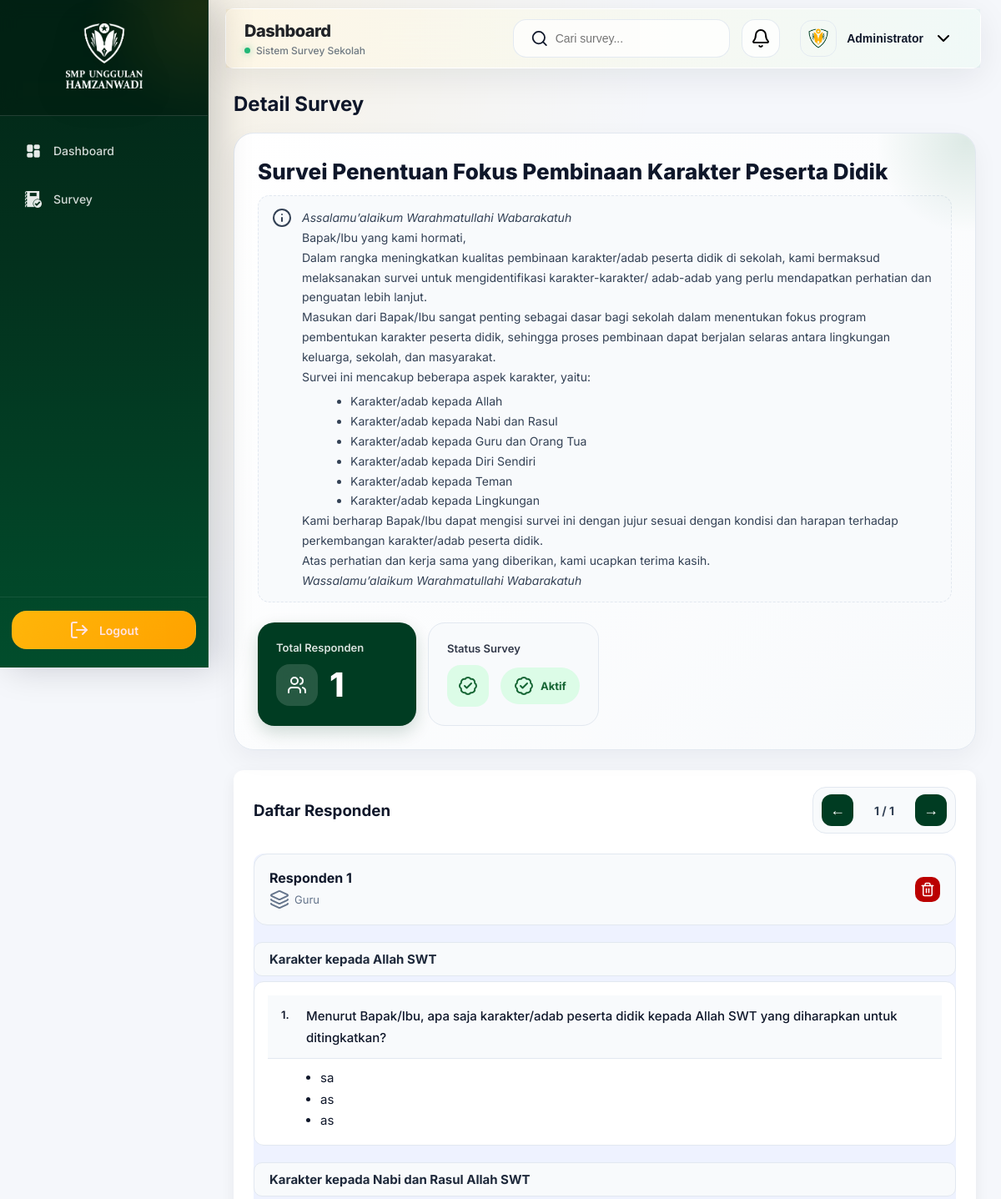
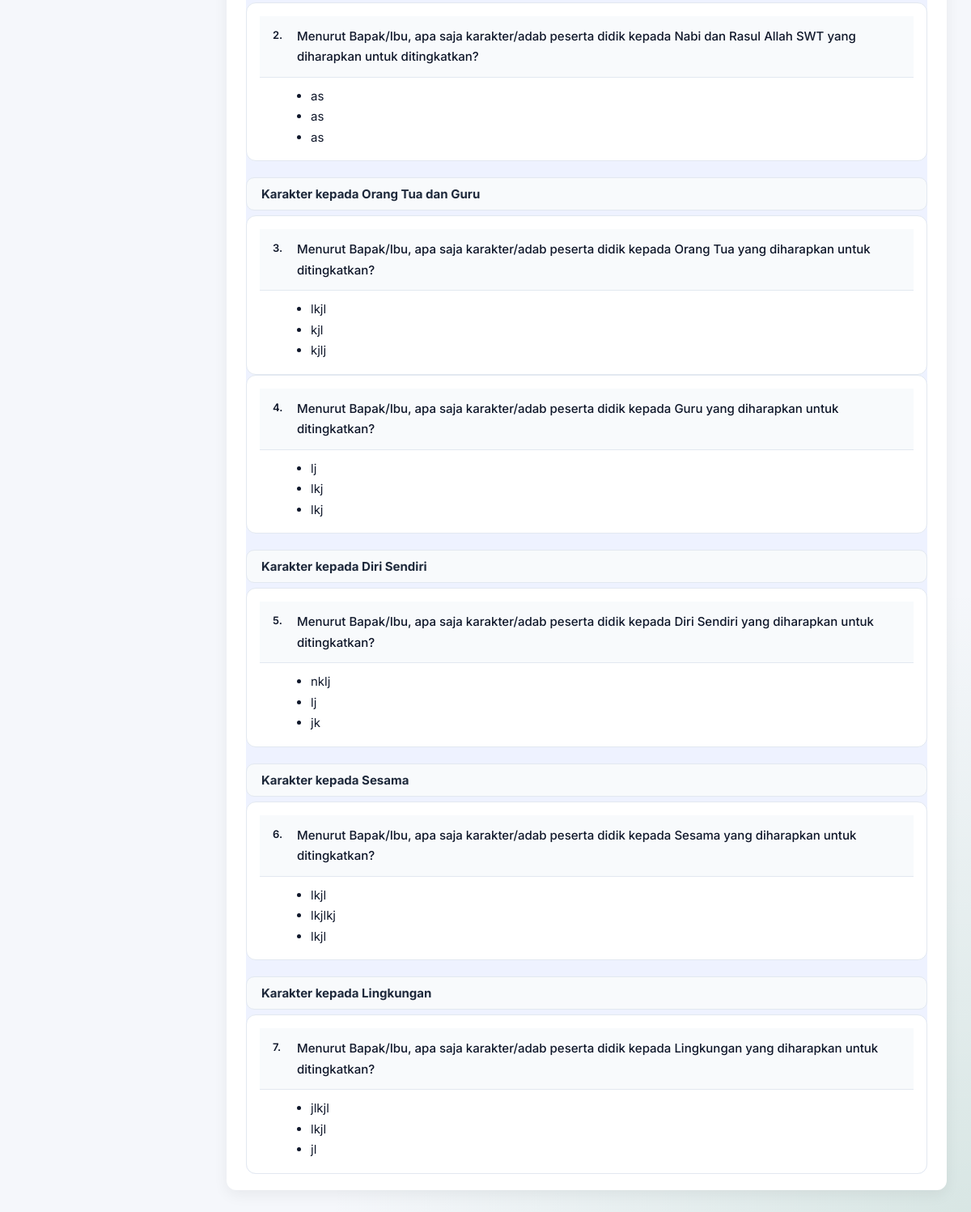
Page /admin/survey/1/detail (signed in) on the earlier database version (2 pictures, top to bottom).
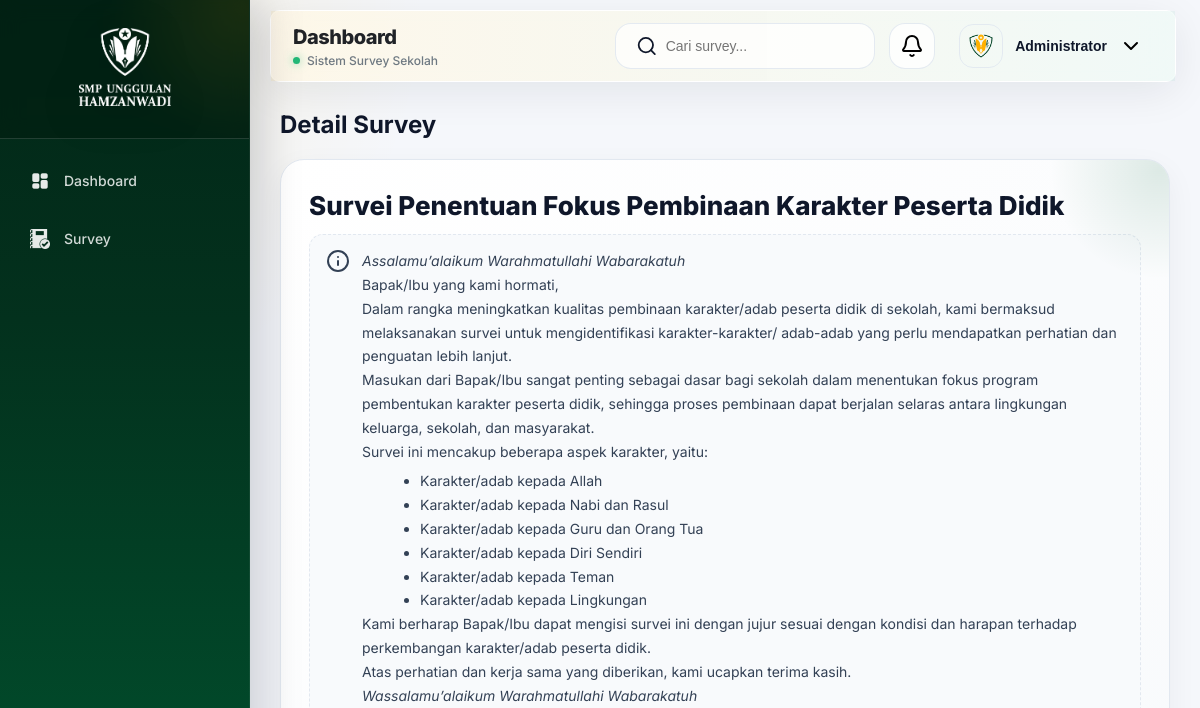
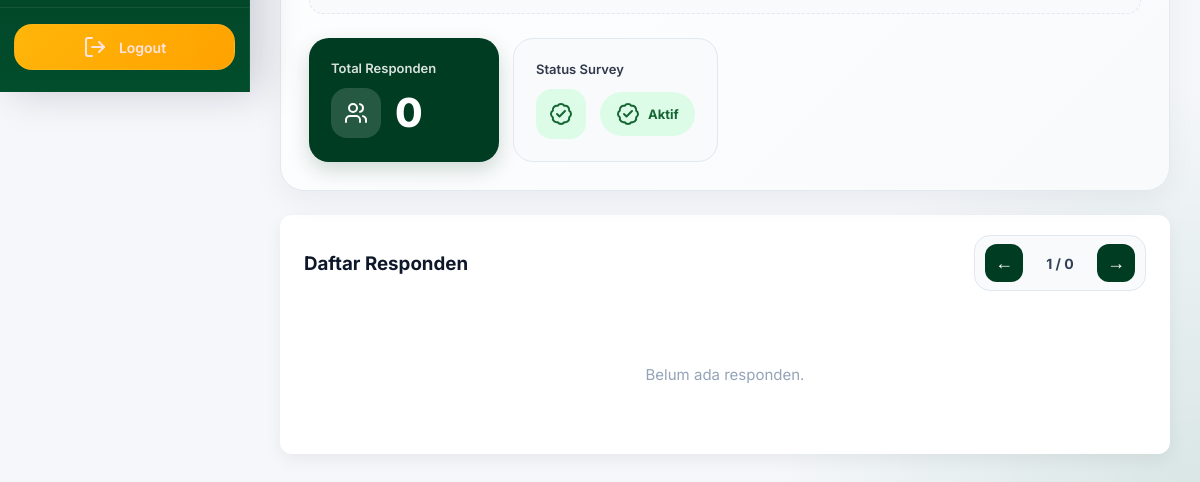
Same page on the later database version (2 pictures, top to bottom).
### app.py (models this page shows, shortened)
class Admin(db.Model):
    id = db.Column(db.Integer, primary_key=True)
    username = db.Column(db.String(100))
    password = db.Column(db.String(255))
    photo = db.Column(
        db.String(255),
        default="/static/img/profile.png"
    )
    display_name = db.Column(
        db.String(100),
        default="Administrator"
    )

class Survey(db.Model):
    id = db.Column(db.Integer, primary_key=True)
    title = db.Column(db.String(200), nullable=False)
    description = db.Column(db.Text)
    start_date = db.Column(db.String(20))
    end_date = db.Column(db.String(20))
    is_active = db.Column(db.Boolean, default=True)
    email_enabled = db.Column(db.Boolean, default=True)
    email_required = db.Column(db.Boolean, default=False)
    created_at = db.Column(db.String(30))
    questions = db.Column(db.Text)
    unsur_responden = db.Column(db.Text)
    responses = db.relationship(
        'SurveyResponse',
        backref='survey',
        lazy=True
    )
    @property
    def status(self):
        if not self.start_date or not self.end_date:
            return "tidak_valid"
        now = datetime.now().date()
        start = datetime.strptime(
            self.start_date, "%Y-%m-%d"
        ).date()
        end = datetime.strptime(
            self.end_date, "%Y-%m-%d"
        ).date()
        if now < start:
            return "belum_mulai"
        elif start <= now <= end:
            return "aktif"
        else:
            return "tutup"

class SurveyResponse(db.Model):
    id = db.Column(
        db.Integer,
        primary_key=True
    )
    survey_id = db.Column(
        db.Integer,
        db.ForeignKey('survey.id'),
        nullable=False
    )
    unsur_responden = db.Column(
        db.String(100)
    )
    email = db.Column(db.String(150))
    answers = db.Column(
        db.Text
    )
    created_at = db.Column(
        db.String(30)
    )
    @property
    def answers_json(self):
        return json.loads(self.answers or "{}")

### app.py (the view)
@app.route("/admin/survey/<int:survey_id>/detail")
def detail_survey(survey_id):
    if not session.get("admin"):
        return redirect(url_for("admin_login"))
    response_id = request.args.get("response_id", type=int)
    survey = Survey.query.get_or_404(survey_id)
    responses = SurveyResponse.query.filter_by(
        survey_id=survey_id
    ).order_by(
        SurveyResponse.id.asc()
    ).all()
    parsed_questions = json.loads(
        survey.questions or "[]"
    )
    selected_response = None
    if response_id:
        selected_response = SurveyResponse.query.get(response_id)
    return render_template(
        "admin/detail_survey.html",
        survey=survey,
        responses=responses,
        parsed_questions=parsed_questions,
        selected_response=selected_response
    )

### app.py (called while the page is built)
@app.context_processor
def inject_admin():
    admin = None
    if session.get("admin_id"):
        admin = Admin.query.get(
            session.get("admin_id")
        )
    return dict(admin=admin)

### templates/admin/detail_survey.html (shortened to what this page needs)
{% extends "admin/base_admin.html" %}
{% block content %}
<h2 class="title-header">
    Detail Survey
</h2>
<div class="card survey-hero-card">
    <h3 class="survey-title-detail">
        {{ survey.title }}
    </h3>
    {% if survey.description %}
    <div class="survey-description">
        <i data-lucide="info"></i>
        <div class="survey-description-text">
            {{ survey.description | safe }}
        </div>
    </div>
    {% endif %}
    <div class="survey-stats">
        <div class="survey-stat-box">
            <div class="survey-stat-label">
                Total Responden
            </div>
            <div class="survey-stat-inline">
                <div class="survey-stat-icon">
                    <i data-lucide="users"></i>
                </div>
                <div class="survey-stat-value">
                    {{ responses|length }}
                </div>
            </div>
        </div>
        <div class="survey-stat-box soft">
            <div class="survey-stat-label">
                Status Survey
            </div>
            <div class="survey-stat-inline">
                <div class="survey-stat-icon soft">
                    <i data-lucide="badge-check"></i>
                </div>
                <div class="
                    survey-stat-badge
                ">
                    {% if not survey.is_active %}
                        <i data-lucide="x-circle"></i>
                        Nonaktif
                    {% elif survey.status == 'belum_mulai' %}
                        <i data-lucide="clock-3"></i>
                        Belum Dimulai
                    {% elif survey.status == 'aktif' %}
                        <i data-lucide="badge-check"></i>
                        Aktif
                    {% elif survey.status == 'tutup' %}
                        <i data-lucide="lock"></i>
                        Ditutup
                    {% else %}
                        <i data-lucide="alert-circle"></i>
                        Tidak Valid
                    {% endif %}
                </div>
            </div>
        </div>
    </div>
</div>
<div class="card">
    <div class="detail-topbar">
        <h3>
            Daftar Responden
        </h3>
        <div class="response-nav">
            <button
                type="button"
                class="nav-response-btn"
                onclick="prevResponse()"
            >
                ←
            </button>
            <div class="response-counter">
                <span id="currentIndex">1</span>
                /
                {{ responses|length }}
            </div>
            <button
                type="button"
                class="nav-response-btn"
                onclick="nextResponse()"
            >
                →
            </button>
        </div>
    </div>
    {% if responses %}
        {% for r in responses %}
        <div
            class="response-preview {% if not loop.first %}hidden{% endif %}"
            data-response="{{ loop.index0 }}"
            data-response-id="{{ r.id }}"
            id="response-{{ r.id }}"
        >
            <div class="response-user-card">
                <div>
                    <div class="response-user-title">
                        Responden {{ loop.index }}
                    </div>
                    {% if r.unsur_responden %}
                    <div class="response-user-meta">
                        <i data-lucide="layers"></i>
                        {{ r.unsur_responden }}
                    </div>
                    {% endif %}
                </div>
                <form
                    action="{{ url_for('hapus_respon', response_id=r.id) }}"
                    method="post"
                    onsubmit="return confirm('Hapus respon ini?')"
                >
                    <button type="submit" class="icon-btn delete">
                        <i data-lucide="trash-2"></i>
                    </button>
                </form>
            </div>
            <div class="response-answer-list">
                {% set nomor = namespace(value=1) %}
                {% for session in parsed_questions %}
                    {% if session.title %}
                        <div class="session-title">
                            {{ session.title }}
                        </div>
                    {% endif %}
                    {% for q in session.questions %}
                        {% set answer_key = 'q' ~ nomor.value %}
                        <div class="answer-item">
                            <div class="answer-label">
                                <span class="question-number">
                                    {{ nomor.value }}.
                                </span>
                                <span class="question-text">
                                    {{ q.text }}
                                </span>
                            </div>
                            <div class="answer-value">
                                {% if q.type == 'isian' and q.count > 1 %}
                                    <ul style="margin:0;padding-left:18px;">
                                        {% for i in range(q.count) %}
                                            {% set multi_key = answer_key ~ '_' ~ i %}
                                            <li>
                                                {{ r.answers_json.get(multi_key) or '-' }}
                                            </li>
                                        {% endfor %}
                                    </ul>
                                {% endif %}
                            </div>
                        </div>
                        {% set nomor.value = nomor.value + 1 %}
                    {% endfor %}
                {% endfor %}
            </div>
        </div>
        {% endfor %}
    {% else %}
        <div class="empty-response">
            Belum ada responden.
        </div>
    {% endif %}
</div>
{% endblock %}

### templates/admin/base_admin.html (shortened to what this page needs)
<!DOCTYPE html>
<html lang="id">
<head>
    <link rel="stylesheet" href="{{ url_for('static', filename='css/style.css') }}">
    <link rel="stylesheet" href="{{ url_for('static', filename='css/admin_survey.css') }}">
    <link rel="stylesheet" href="{{ url_for('static', filename='css/table.css') }}">
    <link rel="stylesheet" href="{{ url_for('static', filename='css/dashboard.css') }}">
    <link rel="stylesheet" href="{{ url_for('static', filename='css/detail_survey.css') }}">
    <link href="https://cdn.quilljs.com/1.3.7/quill.snow.css" rel="stylesheet">
    <link rel="stylesheet" href="https://cdn.jsdelivr.net/npm/cropperjs@1.6.2/dist/cropper.min.css">
</head>
<body>
<div class="sidebar">
    <div class="sidebar-header">
        <img src="{{ url_for('static', filename='img/logo.png') }}" alt="Logo Sekolah">
    </div>
    <div class="sidebar-menu">
        <a href="/dashboard"
           class="menu-item {% if active_page == 'dashboard' %}active{% endif %}">
            <img src="{{ url_for('static', filename='img/dashboard.png') }}" class="menu-icon">
            <span>Dashboard</span>
        </a>
        <a href="/survey"
            class="menu-item {% if active_page == 'survey' %}active{% endif %}">
            <img src="{{ url_for('static', filename='img/survey.png') }}" class="menu-icon">
            <span>Survey</span>
        </a>
    </div>
    <div class="sidebar-footer">
        <a href="/logout" class="logout-btn-modern">
            <i data-lucide="log-out"></i>
            <span>Logout</span>
        </a>
    </div>
</div>
<div class="admin-header">
    <div class="header-left">
        <div class="header-title-wrap">
            <div class="admin-main-title">
                Dashboard
            </div>
            <div class="admin-sub-title">
                <span class="dot"></span>
                Sistem Survey Sekolah
            </div>
        </div>
    </div>
    <div class="header-right">
        <div class="header-search" id="headerSearch">
            <i data-lucide="search"></i>
            <input
                type="text"
                id="searchSurveyInput"
                placeholder="Cari survey...">
        </div>
        <div class="notification-wrapper">
            <button class="header-action-btn" id="notifBtn">
                <i data-lucide="bell"></i>
            </button>
        </div>
        <div class="admin-profile-wrapper">
            <button class="admin-profile-btn" id="profileBtn">
                <img
                    src="{{ admin.photo if admin and admin.photo else url_for('static', filename='img/profile.png') }}"
                    alt="Profile">
                <div class="admin-profile-info">
                    <span class="profile-name">
                        {{ admin.display_name if admin and admin.display_name else "Administrator" }}
                    </span>
                </div>
                <i data-lucide="chevron-down"></i>
            </button>
        </div>
    </div>
</div>
<div class="content">
    {% block content %}{% endblock %}
</div>
</body>
</html>

### static/css/admin_survey.css (style rules this page uses)
.card { width: 100%; max-width: 100%; background: #ffffff; border-radius: 12px; padding: 20px 24px; box-shadow: 0 6px 18px rgba(0,0,0,0.06); margin-bottom: 24px; box-sizing: border-box; }

### static/css/detail_survey.css (style rules this page uses)
.survey-title-detail { font-size:20px !important; font-weight:700 !important; color:#0f172a; margin-bottom:8px; margin-top: 1px; }
.survey-hero-card { position:relative; overflow:hidden; background: linear-gradient( 135deg, #ffffff 0%, #f8fafc 100% ); border:1px solid #e2e8f0; border-radius:24px; padding:28px; box-shadow: 0 10px 30px rgba(15,23,42,.05); }
.survey-hero-card::before { content:''; position:absolute; width:220px; height:220px; background: radial-gradient( rgba(0,99,54,.12), transparent 70% ); top:-100px; right:-100px; border-radius:999px; }
.survey-title-detail { font-size:26px !important; line-height:1.4; font-weight:800 !important; color:#0f172a; margin:0; position:relative; z-index:2; }
.survey-stats { display:flex; gap:14px; margin-top:24px; flex-wrap:wrap; position:relative; z-index:2; }
.survey-stat-box { min-width:180px; padding:18px 20px; border-radius:18px; background:#003c22; color:white; box-shadow: 0 8px 20px rgba(0,60,34,.18); }
.survey-stat-box.soft { background:#f8fafc; border:1px solid #e2e8f0; color:#0f172a; box-shadow:none; }
.survey-stat-label { font-size:13px; opacity:.8; margin-bottom:8px; }
.survey-stat-value { font-size:34px; font-weight:800; line-height:1; }
.survey-stat-badge { display:inline-flex; align-items:center; gap:8px; padding:10px 16px; border-radius:999px; font-size:13px; font-weight:700; background:#dcfce7; color:#166534; }
.survey-stat-box { min-width:190px; padding:22px; border-radius:20px; background:#003c22; color:white; display:flex; flex-direction:column; align-items:flex-start; gap:14px; }
.survey-stat-icon { width:52px; height:52px; display:flex; align-items:center; justify-content:center; border-radius:16px; background:rgba(255,255,255,.15); backdrop-filter:blur(10px); }
.survey-stat-icon.soft { background:#dcfce7; color:#166534; }
.survey-stat-label { font-size:13px; font-weight:600; opacity:.85; margin-bottom: -2px; }
.survey-stat-value { font-size:40px; font-weight:800; line-height:1; letter-spacing:-1px; }
.survey-stat-inline { display:flex; align-items:center; gap:14px; }
.survey-stat-icon { width:50px; height:50px; display:flex; align-items:center; justify-content:center; border-radius:16px; background:rgba(255,255,255,.15); backdrop-filter:blur(10px); flex-shrink:0; }
.detail-topbar { display:flex; align-items:center; justify-content:space-between; margin-bottom:24px; }
.detail-topbar h3 { margin:0; }
.response-nav { display:flex; align-items:center; gap:12px; background:#f8fafc; border:1px solid #e2e8f0; padding:8px 10px; border-radius:16px; }
.nav-response-btn { width:38px; height:38px; border:none; border-radius:12px; background:#003c22; color:white; font-size:18px; cursor:pointer; transition:.2s ease; }
.response-counter { font-size:14px; font-weight:700; color:#334155; min-width:50px; text-align:center; }
.empty-response { text-align:center; padding:50px 20px; color:#94a3b8; font-size:15px; }
.survey-description { display:flex; align-items:flex-start; gap:12px; margin-top:10px; padding:14px 16px; background:#f8fafc; border:1px dashed #e2e8f0; border-radius:14px; font-size:14px; color:#334155; line-height:1.7; }
.survey-description-text { flex:1; }
.survey-description-text p { margin:0; }
.survey-description-text ul, .survey-description-text ol { margin:6px 0 0 18px; }

Differences in the rows shown:
removed SurveyResponse: unsur_responden "Guru", title "Karakter kepada Allah SWT" "Karakter kepada Nabi dan Rasul Allah SWT" "Karakter kepada Orang Tua dan Guru" "Karakter kepada Diri Sendiri" "Karakter kepada Sesama" "Karakter kepada Lingkungan", value "1" "2" "3" "4" "5" "6" "7", text "Menurut Bapak/Ibu, apa saja karakter/adab peserta didik kepada Allah SWT yang diharapkan untuk ditingkatkan?" "Menurut Bapak/Ibu, apa saja karakter/adab peserta didik kepada Nabi dan Rasul Allah SWT yang diharapkan untuk ditingkatkan?" "Menurut Bapak/Ibu, apa saja karakter/adab peserta didik kepada Orang Tua yang diharapkan untuk ditingkatkan?" "Menurut Bapak/Ibu, apa saja karakter/adab peserta didik kepada Guru yang diharapkan untuk ditingkatkan?" "Menurut Bapak/Ibu, apa saja karakter/adab peserta didik kepada Diri Sendiri yang diharapkan untuk ditingkatkan?" "Menurut Bapak/Ibu, apa saja karakter/adab peserta didik kepada Sesama yang diharapkan untuk ditingkatkan?" "Menurut Bapak/Ibu, apa saja karakter/adab peserta didik kepada Lingkungan yang diharapkan untuk ditingkatkan?", answers_json "sa" "as" "as" "as" "as" "as" "lkjl" "kjl" "kjlj" "lj" "lkj" "lkj" "nklj" "lj" "jk" "lkjl" "lkjlkj" "lkjl" "jlkjl" "lkjl" "jl"
Other differences:
{{ responses|length }}: "1" → "0"
text now shown: "Belum ada responden."
